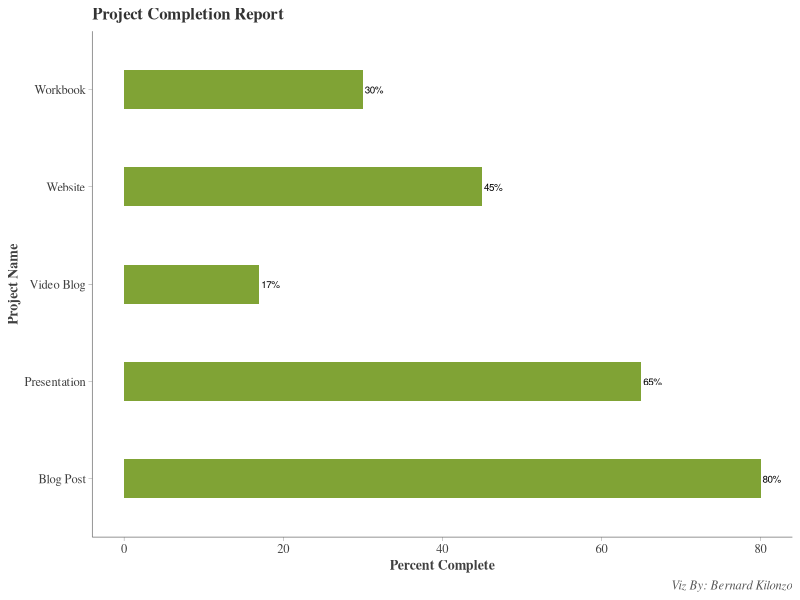
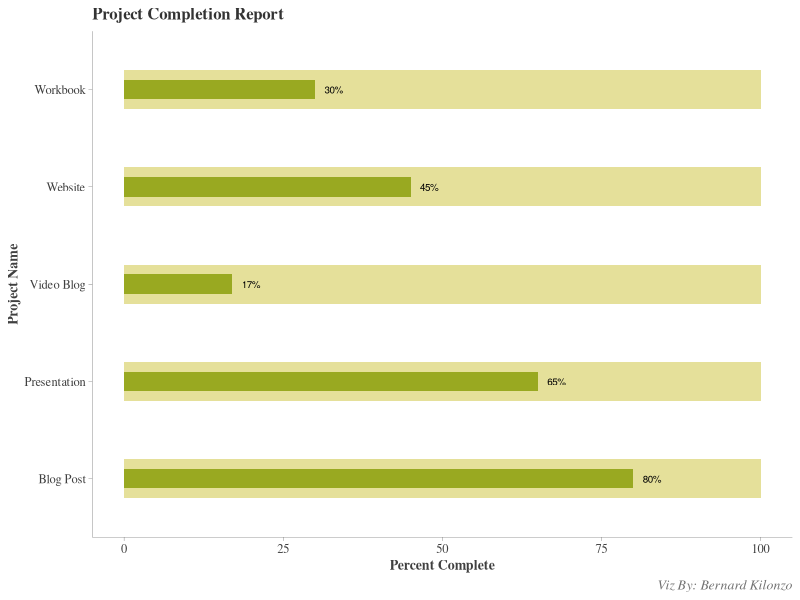

These figures' R source, in order:
setwd("C:\\Users\\berna\\OneDrive\\Desktop\\Production\\dataviz\\code\\Progress bar chart")

#load libraries
library(tidyverse)

#create data
data<-data.frame(ID = 1:5,
                 Project_Task = c("Blog Post","Presentation","Workbook","Website","Video Blog"),
                 percent_complete =c(80,65,30,45,17))

#creating progress bar chart (a simple bar chart)
data%>%ggplot(aes(y = Project_Task, x = percent_complete))+
  geom_bar(stat = "identity", fill = "#618c03", width = 0.4, alpha = 0.8)+
  geom_text(aes(label = paste0(percent_complete,"%")),size =2.5, vjust = 0.5, hjust = -0.1)+
  labs(y = "Project Name", x = "Percent Complete",
       title = "Project Completion Report", caption = "Viz By: Bernard Kilonzo")+
  theme(panel.background = element_blank(),
        axis.ticks = element_line(color = "gray30", linewidth = 0.1),
        axis.line = element_line(color = "gray30", linewidth = 0.2),
        axis.title = element_text(family = "serif", face = "bold", color = "gray25",size = 10),
        axis.text = element_text(family = "serif", color = "gray25", size = 9),
        plot.title = element_text(family = "serif", face = "bold", size = 12, color = "gray20"),
        plot.caption = element_text(family = "serif", face = "italic", size = 9, color = "gray35"))

#adding a new column computing 100% complete
data<-data%>%mutate(complete_project = 100)

#creating progress bar chart (as a bar-in-bar chart)
data%>%ggplot(aes(y = Project_Task))+
  geom_bar(aes(x = percent_complete), stat = "identity", width = 0.2, fill = "#618c03", alpha = 0.8)+
  geom_bar(aes(x = complete_project), stat = "identity", width = 0.4, fill = "#bfb304", alpha = 0.4)+
  geom_text(aes(y = Project_Task, x = percent_complete,label = paste0(percent_complete,"%")),size = 2.5, vjust = 0.5, hjust =-0.5)+
  labs(title = "Project Completion Report", caption = "Viz By: Bernard Kilonzo",
       x = "Percent Complete", y = "Project Name")+
  theme(panel.background = element_blank(),
        axis.text = element_text(family = "serif", size = 9, color = "gray25"),
        axis.title = element_text(family = "serif", face = "bold", size = 10, color = "gray25"),
        axis.line = element_line(color = "gray25", linewidth = 0.1),
        axis.ticks = element_line(linewidth = 0.1, color = "gray25"),
        plot.title = element_text(family = "serif", face = "bold", size = 12, color = "gray20"),
        plot.caption = element_text(family = "serif", face = "italic", size = 10, color = "gray45"))
